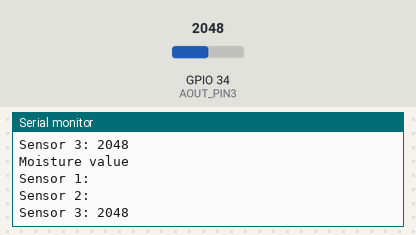
A sketch run on a simulated ESP32. On the bench: the last lines printed to the serial monitor. The inputs (shaded band) are chosen by the test bench; at power-on: GPIO 34 (AOUT_PIN3) = 2048.

Above: at 2.8 s.
2.9 s: GPIO 34 (AOUT_PIN3) set to 2866
At 5.2 s:
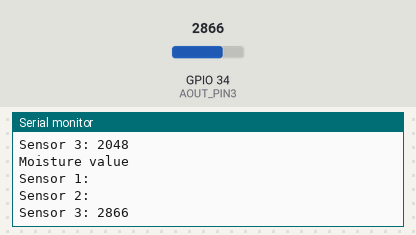
5.6 s: GPIO 34 (AOUT_PIN3) set to 3603
At 6.9 s:
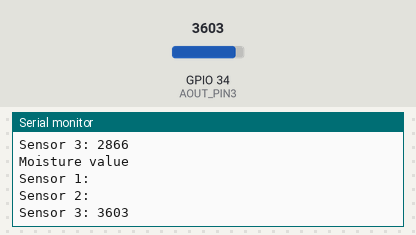
Timing chart, 0 to 8.6 s (numbered marks = the images above; inputs shaded):
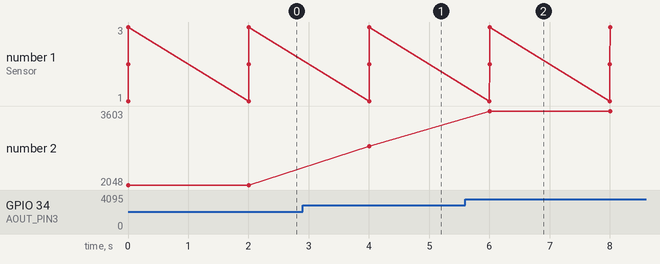

Measured:
- after the input at 2.9 s, the serial monitor: prints a new line after 1.1 s (image 1)
- after the input at 5.6 s, the serial monitor: prints a new line after 0.40 s (image 2)
- plotted number 2: 2048 → 2866 after the input at 2.9 s, 2866 → 3603 after the input at 5.6 s

The sketch:

sketch_nov29a.ino
```cpp
#define AOUT_PIN3 34

void setup() {
Serial.begin(115200);
}

void loop() {
// Plant 1
// int value1 = analogRead(AOUT_PIN1);

// // Plant 2
// int value2 = analogRead(AOUT_PIN2);

//Plant 3
int value3 = analogRead(AOUT_PIN3);

char val[100];
sprintf(val,"\n\n\n\nMoisture value \nSensor 1: \n\nSensor 2: \n\nSensor 3: %d",value3);
Serial.println(val);
delay(2000);
}
```
